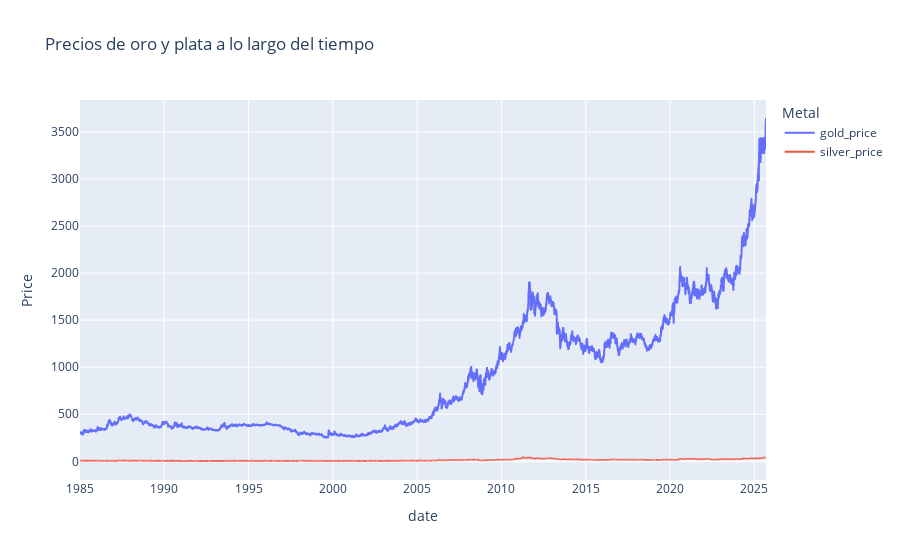

The code cell stored with this chart in its notebook:
### Code cell
price_cols = ['gold_price', 'silver_price']

df_prices = df.melt(
    id_vars='date',
    value_vars=price_cols,
    var_name='Metal',
    value_name='Price'
)

fig = px.line(
    df_prices,
    x='date',
    y='Price',
    color='Metal',
    title='Precios de oro y plata a lo largo del tiempo'
)
fig.show()

### Figure 1 — Plotly figure (JSON) as saved in the notebook; plotly's stock layout.template omitted (floating-point values rounded to 4 significant figures; data arrays with more than 128 entries replaced by an {"elided": "..."} marker saying what was removed)
{"data": [{"hovertemplate": "Metal=gold_price<br>date=%{x}<br>Price=%{y}<extra></extra>", "legendgroup": "gold_price", "line": {"color": "#636efa", "dash": "solid"}, "marker": {"symbol": "circle"}, "mode": "lines", "name": "gold_price", "showlegend": true, "type": "scattergl", "x": {"elided": "10571 str values"}, "xaxis": "x", "y": {"elided": "10571 float values"}, "yaxis": "y"}, {"hovertemplate": "Metal=silver_price<br>date=%{x}<br>Price=%{y}<extra></extra>", "legendgroup": "silver_price", "line": {"color": "#EF553B", "dash": "solid"}, "marker": {"symbol": "circle"}, "mode": "lines", "name": "silver_price", "showlegend": true, "type": "scattergl", "x": {"elided": "10571 str values"}, "xaxis": "x", "y": {"elided": "10571 float values"}, "yaxis": "y"}], "layout": {"legend": {"title": {"text": "Metal"}, "tracegroupgap": 0}, "title": {"text": "Precios de oro y plata a lo largo del tiempo"}, "xaxis": {"anchor": "y", "domain": [0, 1], "title": {"text": "date"}}, "yaxis": {"anchor": "x", "domain": [0, 1], "title": {"text": "Price"}}}}
